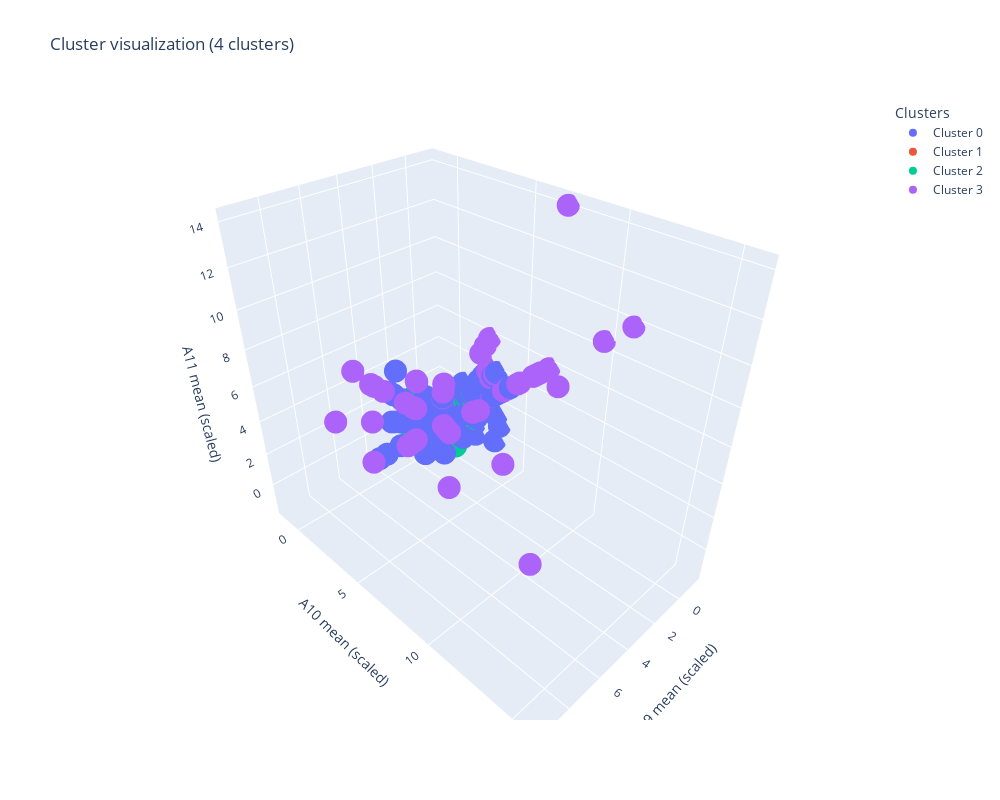

Here is the notebook cell this chart was saved with:
### Code cell
fig.show()

### Figure 1 — Plotly figure (JSON) as saved in the notebook; plotly's stock layout.template omitted (floating-point values rounded to 4 significant figures; data arrays with more than 128 entries replaced by an {"elided": "..."} marker saying what was removed)
{"data": [{"hovertemplate": "A9: %{x:.2f}<br>A10: %{y:.2f}<br>A11: %{z:.2f}<br><extra></extra>", "mode": "markers", "name": "Cluster 0", "type": "scatter3d", "x": {"elided": "449 float values"}, "y": {"elided": "449 float values"}, "z": {"elided": "449 float values"}}, {"hovertemplate": "A9: %{x:.2f}<br>A10: %{y:.2f}<br>A11: %{z:.2f}<br><extra></extra>", "mode": "markers", "name": "Cluster 1", "type": "scatter3d", "x": {"elided": "2346 float values"}, "y": {"elided": "2346 float values"}, "z": {"elided": "2346 float values"}}, {"hovertemplate": "A9: %{x:.2f}<br>A10: %{y:.2f}<br>A11: %{z:.2f}<br><extra></extra>", "mode": "markers", "name": "Cluster 2", "type": "scatter3d", "x": {"elided": "2139 float values"}, "y": {"elided": "2139 float values"}, "z": {"elided": "2139 float values"}}, {"hovertemplate": "A9: %{x:.2f}<br>A10: %{y:.2f}<br>A11: %{z:.2f}<br><extra></extra>", "mode": "markers", "name": "Cluster 3", "type": "scatter3d", "x": [4.057, 4.057, 5.087, 8.281, 4.319, 4.878, 3.835, 8.281, 6.615, 3.674, 3.443, 9.25, 3.213, 1.812, -1.384, 9.588, 4.319, 5.087, 6.615, -1.384, -1.384, 8.604, 7.014, 3.213, 9.588, -1.384, -1.384, -1.384, -1.384, -1.384, 4.057, 3.835, 5.506, 5.725, -1.384, -1.384, 3.835, 5.506, -1.384, -1.384, 7.014, 5.191, -1.384, -1.384, -1.384, 4.319, -1.384, -1.384, 1.525, 3.799, -1.384, 9.588, 5.087, 5.506, 3.674, 3.213, 3.213, 3.972, 3.367, 5.191, -1.384, 3.367, -1.384, 5.087, 8.763, 5.191], "y": [2.734, 4.883, 6.104, 2.253, 2.941, 5.856, 2.558, 6.071, 11.07, 6.428, 2.249, 6.837, 3.883, 3.485, 7.103, 7.103, 2.941, 6.104, 1.595, 11.07, 2.558, 10.27, 8.387, 3.883, 15.77, 3.63, 1.912, 2.944, 2.432, 4.755, 2.734, 4.62, 3.879, 1.244, 2.53, 6.104, 4.62, 1.157, 3.892, 2.77, 8.387, 3.63, 5.856, 6.624, 4.62, 7.445, 2.253, 1.595, 3.032, 6.624, 9.667, 15.77, 3.548, 3.879, 6.428, 3.883, 3.883, 4.782, 2.189, 3.63, 2.658, 4.065, 5.643, 3.548, 14.47, 6.226], "z": [4.145, 6.105, 7.589, 5.228, 4.428, 5.032, 3.905, 8.709, 6.909, 5.553, 5.219, 9.757, 4.889, 2.87, 14.07, 10.12, 2.374, 7.589, 6.909, 9.79, 5.785, 9.058, 4.316, 4.889, 14.07, 3.002, 4.606, 3.747, 3.731, 4.028, 2.185, 3.905, 3.229, 0.8263, 3.866, 5.258, 3.905, 3.229, 3.242, 2.218, 7.34, 3.002, 5.032, 5.733, 3.905, 6.482, 5.228, 1.147, 2.457, 5.733, 8.508, 14.07, 2.928, 5.711, 5.553, 3.233, 3.233, 4.053, 5.11, 3.002, 3.4, 3.399, 4.838, 2.928, 5.576, 5.37]}], "layout": {"height": 800, "legend": {"title": {"text": "Clusters"}}, "scene": {"xaxis": {"title": {"text": "A9 mean (scaled)"}}, "yaxis": {"title": {"text": "A10 mean (scaled)"}}, "zaxis": {"title": {"text": "A11 mean (scaled)"}}}, "showlegend": true, "title": {"text": "Cluster visualization (4 clusters)"}, "width": 1000}}
